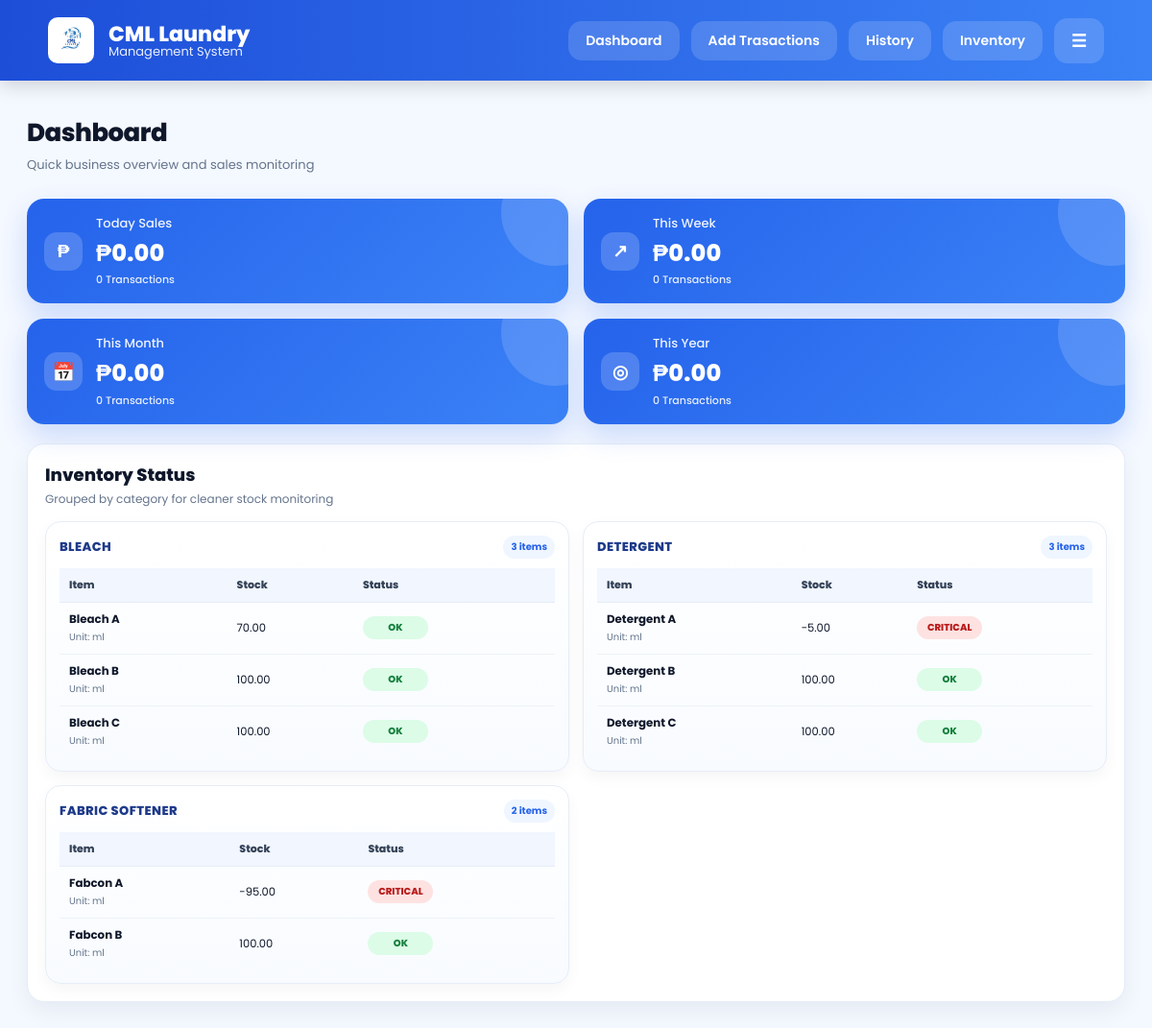
The app's page /dashboard.php (signed in) with its own data.
### tables this page shows
CREATE TABLE `inventory` (
  `id` int(11) NOT NULL,
  `item_name` varchar(100) DEFAULT NULL,
  `category` varchar(50) DEFAULT NULL,
  `quantity` int(11) DEFAULT NULL,
  `unit` varchar(50) DEFAULT NULL,
  `size_value` float DEFAULT 0,
  `reorder_level` int(11) DEFAULT 0,
  `price` decimal(10,2) DEFAULT NULL,
  `critical_level` float DEFAULT NULL,
  `notified` tinyint(4) DEFAULT 0,
  `usage_per_kg` decimal(10,2) NOT NULL DEFAULT 0.00,
  `usage_per_load` decimal(10,2) DEFAULT 0.00,
  `usage_value` decimal(10,2) NOT NULL DEFAULT 0.00,
  `usage_type` varchar(10) NOT NULL DEFAULT 'kg'
);

### dashboard.php (the view, shortened to what this page needs)
<?php
include "../config/db.php";
include __DIR__ . "/navbar.php";
?>
<link rel="stylesheet" href="../assets/css/style.css">
<?php
$todaySales = $conn->query("SELECT IFNULL(SUM(total),0) t FROM transactions WHERE DATE(date_received)=CURDATE()")->fetch_assoc()['t'];
$weekSales  = $conn->query("SELECT IFNULL(SUM(total),0) t FROM transactions WHERE YEARWEEK(date_received,1)=YEARWEEK(CURDATE(),1)")->fetch_assoc()['t'];
$monthSales = $conn->query("SELECT IFNULL(SUM(total),0) t
FROM transactions
WHERE MONTH(date_received)=MONTH(CURDATE())
AND YEAR(date_received)=YEAR(CURDATE())")->fetch_assoc()['t'];
$yearSales  = $conn->query("SELECT IFNULL(SUM(total),0) t
FROM transactions
WHERE YEAR(date_received)=YEAR(CURDATE())")->fetch_assoc()['t'];
$todayCount = $conn->query("SELECT COUNT(*) c FROM transactions WHERE DATE(date_received)=CURDATE()")->fetch_assoc()['c'];
$weekCount  = $conn->query("SELECT COUNT(*) c FROM transactions WHERE YEARWEEK(date_received,1)=YEARWEEK(CURDATE(),1)")->fetch_assoc()['c'];
$monthCount = $conn->query("SELECT COUNT(*) c FROM transactions WHERE MONTH(date_received)=MONTH(CURDATE()) AND YEAR(date_received)=YEAR(CURDATE())")->fetch_assoc()['c'];
$yearCount  = $conn->query("SELECT COUNT(*) c FROM transactions WHERE YEAR(date_received)=YEAR(CURDATE())")->fetch_assoc()['c'];
$inventory = $conn->query("SELECT * FROM inventory ORDER BY category ASC, item_name ASC");
$inventoryGroups = [];
while($row = $inventory->fetch_assoc()){
    $category = trim($row['category']);
    $inventoryGroups[$category][] = $row;
}
?>
<div class="dashboard-container">
    <div class="dashboard-header">
        <div>
            <h1>Dashboard</h1>
            <p>Quick business overview and sales monitoring</p>
        </div>
    </div>
    <div class="stats-grid">
        <button type="button" class="stat-card" onclick="openSalesModal('dailyModal')">
            <div class="stat-icon">₱</div>
            <div>
                <div class="stat-title">Today Sales</div>
                <div class="stat-value">₱<?=number_format($todaySales,2)?></div>
                <div class="stat-sub"><?= $todayCount ?> Transaction<?= $todayCount == 1 ? '' : 's' ?></div>
            </div>
        </button>
        <button type="button" class="stat-card" onclick="openSalesModal('weeklyModal')">
            <div class="stat-icon">↗</div>
            <div>
                <div class="stat-title">This Week</div>
                <div class="stat-value">₱<?=number_format($weekSales,2)?></div>
                <div class="stat-sub"><?= $weekCount ?> Transaction<?= $weekCount == 1 ? '' : 's' ?></div>
            </div>
        </button>
        <button type="button" class="stat-card" onclick="openSalesModal('monthlyModal')">
            <div class="stat-icon">📅</div>
            <div>
                <div class="stat-title">This Month</div>
                <div class="stat-value">₱<?=number_format($monthSales,2)?></div>
                <div class="stat-sub"><?= $monthCount ?> Transaction<?= $monthCount == 1 ? '' : 's' ?></div>
            </div>
        </button>
        <button type="button" class="stat-card" onclick="openSalesModal('yearlyModal')">
            <div class="stat-icon">◎</div>
            <div>
                <div class="stat-title">This Year</div>
                <div class="stat-value">₱<?=number_format($yearSales,2)?></div>
                <div class="stat-sub"><?= $yearCount ?> Transaction<?= $yearCount == 1 ? '' : 's' ?></div>
            </div>
        </button>
    </div>
    <div class="inventory-card">
        <div class="section-header">
            <div>
                <h3>Inventory Status</h3>
                <p>Grouped by category for cleaner stock monitoring</p>
            </div>
        </div>
        <div class="inventory-category-grid">
            <?php foreach($inventoryGroups as $category => $items): ?>
                <div class="inventory-category-card">
                    <div class="category-title">
                        <span><?= htmlspecialchars(strtoupper($category)) ?></span>
                        <small><?= count($items) ?> item<?= count($items) == 1 ? '' : 's' ?></small>
                    </div>
                    <div class="mini-table-wrapper">
                        <table class="mini-inventory-table">
                            <tr>
                                <th>Item</th>
                                <th>Stock</th>
                                <th>Status</th>
                            </tr>
                            <?php foreach($items as $row):
                                $stock = floatval($row['quantity']);
                                $critical = floatval($row['critical_level']);
                                $reorder = floatval($row['reorder_level']);
                                if($stock <= $critical){
                                    $status = "<span class='critical'>CRITICAL</span>";
                                }
                                elseif($stock <= $reorder){
                                    $status = "<span class='low'>LOW</span>";
                                }
                                else{
                                    $status = "<span class='ok'>OK</span>";
                                }
                            ?>
                            <tr>
                                <td>
                                    <strong><?= htmlspecialchars($row['item_name']) ?></strong>
                                    <small>Unit: <?= htmlspecialchars($row['unit']) ?></small>
                                </td>
                                <td>
                                    <?= number_format($row['quantity'], 2) ?>
                                </td>
                                <td><?= $status ?></td>
                            </tr>
                            <?php endforeach; ?>
                        </table>
                    </div>
                </div>
            <?php endforeach; ?>
        </div>
    </div>
</div>

### navbar.php (shortened to what this page needs)
<link rel="stylesheet" href="../assets/css/style.css">
<div class="navbar">
  <div class="nav-left">
    <img src="../assets/image/logo.png" class="logo">
    <div class="brand-text">
      <div class="brand-title">CML Laundry</div>
      <div class="brand-sub">Management System</div>
    </div>
  </div>
  <div class="nav-links">
    <a href="dashboard.php">Dashboard</a>
    <a href="add_transaction.php">Add Trasactions</a>
    <a href="transactions.php">History</a>
    <a href="inventory.php">Inventory</a>
    <div class="menu-wrapper">
      <button type="button" class="hamburger-btn" onclick="toggleMenu()">☰</button>
    </div>
  </div>
</div>

### style.css (style rules this page uses)
* { box-sizing:border-box }
.navbar { position:fixed; top:0; left:0; width:100%; display:flex; justify-content:space-between; align-items:center; padding:18px 50px; background:linear-gradient(90deg,#1d4ed8,#3b82f6); color:white; box-shadow:0 6px 18px rgba(0,0,0,.15); z-index:999; }
.nav-left { display:flex; align-items:center; gap:15px; }
.logo { width:48px; height:48px; background:white; padding:6px; border-radius:10px; }
.brand-text { display:flex; flex-direction:column; line-height:1.05; }
.brand-title { font-size:22px; font-weight:800; }
.brand-sub { font-size:13px; opacity:.9; }
.nav-links { display:flex; gap:12px; }
.nav-links a { text-decoration:none; color:white; font-size:14px; font-weight:600; padding:10px 18px; border-radius:14px; background:rgba(255,255,255,.15); transition:.2s; }
.stats-grid { display:grid; grid-template-columns:repeat(4,1fr); gap:22px; margin-top:25px; }
.stat-card { background:linear-gradient(135deg,#1d4ed8,#3b82f6); color:white; padding:26px; border-radius:18px; box-shadow:0 10px 25px rgba(0,0,0,.15); }
.stat-title { font-size:14px;opacity:.85 }
.stat-value { font-size:32px;font-weight:800;margin-top:8px }
.inventory-card { margin-top:20px; }

### navbar.php (style rules this page uses)
.nav-links { display:flex; align-items:center; gap:12px; }
.menu-wrapper { position:relative; display:inline-block; }
.hamburger-btn { border:none; color:white; font-size:18px; font-weight:700; padding:10px 18px; border-radius:14px; background:rgba(255,255,255,.15); cursor:pointer; transition:.2s; }

### records on screen
inventory: item_name "Bleach A", unit "ml", quantity "70.00", critical_level "OK"
inventory: item_name "Bleach B", unit "ml", quantity "100.00", critical_level "OK"
inventory: item_name "Bleach C", unit "ml", quantity "100.00", critical_level "OK"
inventory: item_name "Detergent A", unit "ml", quantity "-5.00", critical_level "CRITICAL"
inventory: item_name "Detergent B", unit "ml", quantity "100.00", critical_level "OK"
inventory: item_name "Detergent C", unit "ml", quantity "100.00", critical_level "OK"
inventory: category "FABRIC SOFTENER", count($items) "2", item_name "Fabcon B", unit "ml", quantity "100.00", critical_level "OK"
inventory: item_name "Fabcon A", unit "ml", quantity "-95.00", critical_level "CRITICAL"

### other values on screen
$todaySales "0.00"
$todayCount "0"
$weekSales "0.00"
$weekCount "0"
$monthSales "0.00"
$monthCount "0"
$yearSales "0.00"
$yearCount "0"
$category "BLEACH"
count($items) "3"
$category "DETERGENT"
